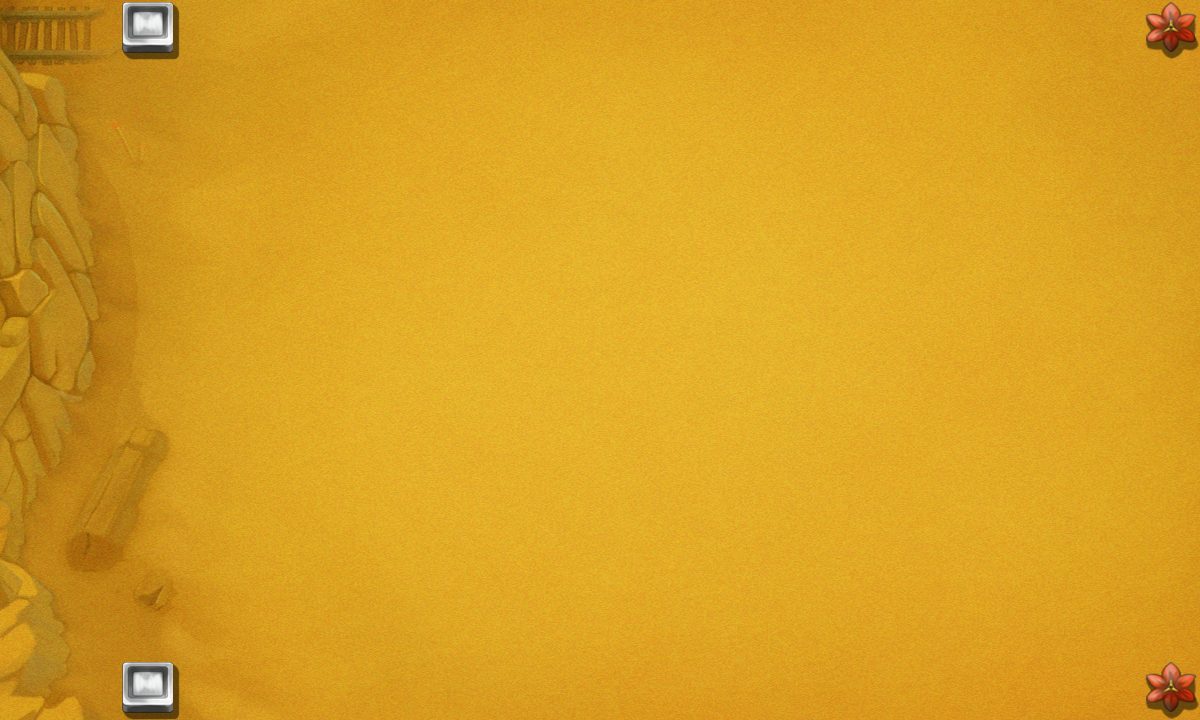

The image is a tile-based game level rendered from a .tmx file. Its description and source (layers, tilesets, objects; grid data summarised) follow:
An orthogonal 20x12 tile map with 60x60 px tiles, 3 tile layers (background, canDes, cannotDes), 1 hidden layer not drawn, 3 tilesets and 13 objects (re3, re1, re2, tankpoint, re4, ...).

<map version="1.0" orientation="orthogonal" renderorder="right-down" width="20" height="12" tilewidth="60" tileheight="60" nextobjectid="14">
 <tileset firstgid="1" name="tmw_desert_spacing" tilewidth="60" tileheight="60" tilecount="40" columns="8">
  <image source="tmw_desert_spacing.png" width="480" height="300" />
  <tile id="30">
   <properties>
    <property name="canDes" value="1" />
   </properties>
  </tile>
 </tileset>
 <tileset firstgid="41" name="ltdt" tilewidth="60" tileheight="60" tilecount="2" columns="2">
  <image source="ltdt.png" width="120" height="60" />
 </tileset>
 <tileset firstgid="43" name="background" tilewidth="60" tileheight="60" tilecount="252" columns="21">
  <image source="bg1.png" width="1280" height="720" />
 </tileset>
 <layer name="background" width="20" height="12">
  <data>[240 cells, 240 non-empty, 240 distinct tile ids]</data>
 </layer>
 <layer name="canDes" width="20" height="12">
  <data>[240 cells, 2 non-empty, 1 distinct tile ids]</data>
 </layer>
 <layer name="cannotDes" width="20" height="12">
  <data>[240 cells, 2 non-empty, 1 distinct tile ids]</data>
 </layer>
 <objectgroup name="spawnPoints" visible="0">
  <object id="1" name="re3" x="720" y="300" width="60" height="60" />
  <object id="2" name="re1" x="720" y="120" width="60" height="60" />
  <object id="3" name="re2" x="600" y="120" width="60" height="60" />
  <object id="4" name="tankpoint" x="600" y="600" width="60" height="60" />
  <object id="5" name="re4" x="480" y="120" width="60" height="60" />
  <object id="6" name="re5" x="480" y="300" width="60" height="60" />
 </objectgroup>
 <objectgroup name="roadPoints" visible="0">
  <object id="7" name="p1" x="60" y="360" width="60" height="60" />
  <object id="8" name="p2" x="420" y="360" width="60" height="60" />
  <object id="9" name="p3" x="420" y="540" width="60" height="60" />
  <object id="10" name="p4" x="1020" y="540" width="60" height="60" />
 </objectgroup>
 <objectgroup name="bossPoint" visible="0">
  <object id="11" name="boss1" x="240" y="60" width="60" height="60" />
 </objectgroup>
 <objectgroup name="buildingPoint" visible="0">
  <object id="12" name="building1" x="540" y="60" width="60" height="60" />
 </objectgroup>
 <objectgroup name="endPoint" visible="0">
  <object id="13" name="endpoint" x="600" y="360" width="60" height="60" />
 </objectgroup>
 <layer name="demo" width="20" height="12" visible="0">
  <data>[240 cells, 240 non-empty, 2 distinct tile ids]</data>
 </layer>
</map>